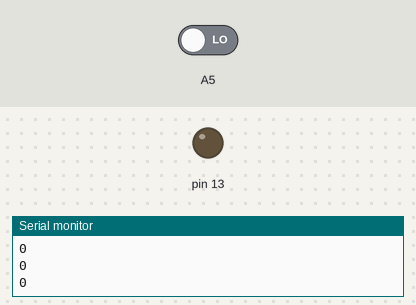
Simulated run of this sketch. Board: Arduino Uno, built with avr-gcc and run on an emulated ATmega328P. On the bench: output pins drawn as LEDs (lit = HIGH), the last lines printed to the serial monitor. The test bench sets the inputs (shaded band); at power-on: A5 LOW.

Above: at 1.2 s.
1.3 s: A5 driven HIGH
At 2.3 s:
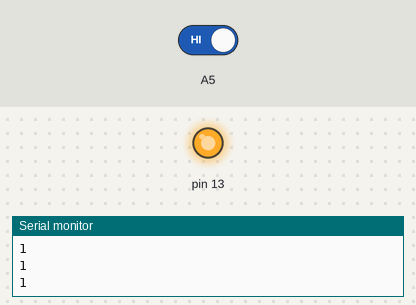
2.8 s: A5 driven LOW
At 3.7 s:
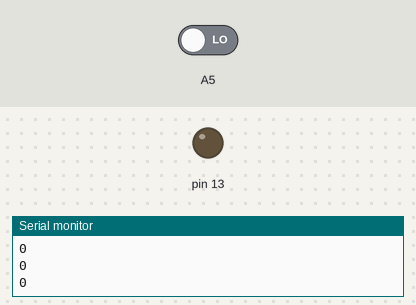
Timing chart, 0 to 5.8 s (numbered marks = the images above; inputs shaded):
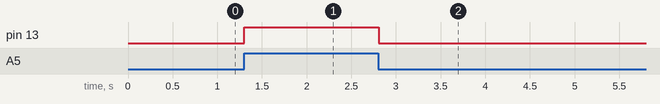

Measured:
- after the input at 1.3 s, pin 13: LOW → HIGH at once
- after the input at 2.8 s, pin 13: HIGH → LOW at once

The sketch:

Test_InfarRed_Sensor.ino
```cpp
void setup() {
  // put your setup code here, to run once:
  Serial.begin(57600);
  pinMode(A5, INPUT);
  pinMode(13, OUTPUT);
}

void loop() {
  delay(10);
  bool on = digitalRead(A5);
  digitalWrite(13, on);
  Serial.println(digitalRead(A5));
}
```
